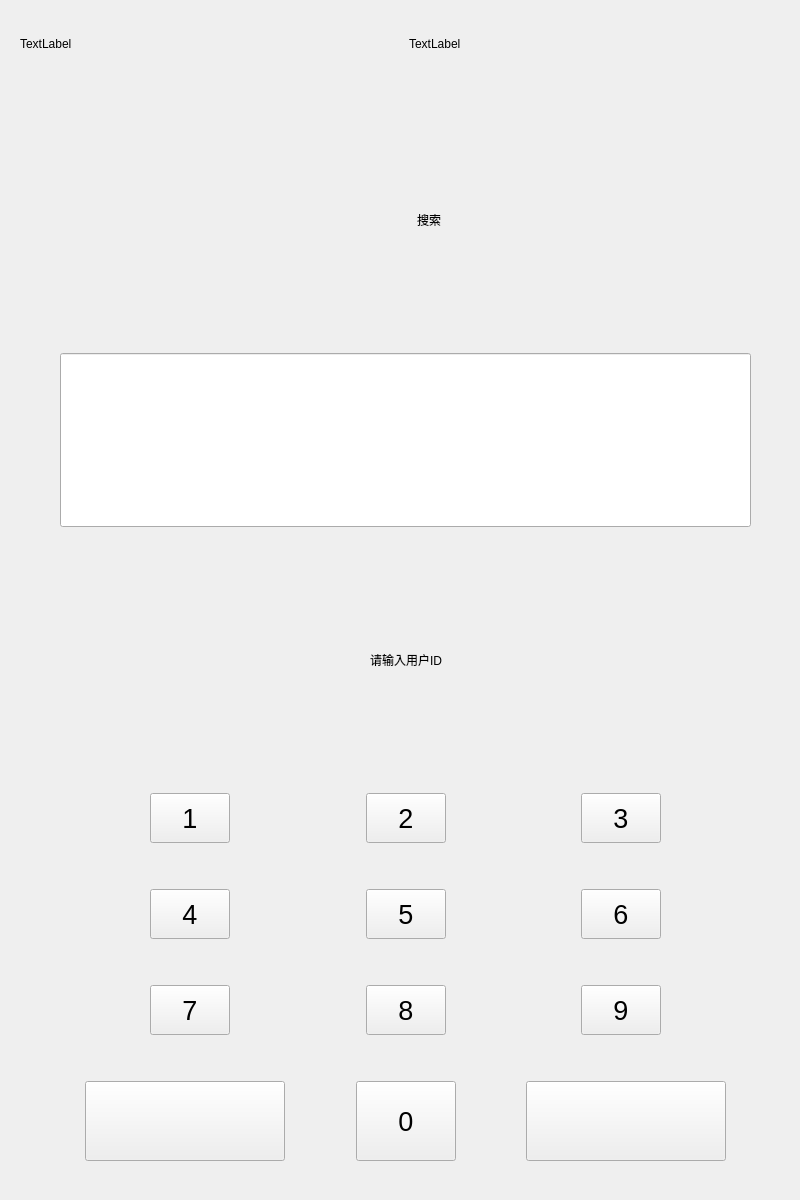
<?xml version="1.0" encoding="UTF-8"?>
<ui version="4.0">
 <class>SearchForm</class>
 <widget class="QWidget" name="SearchForm">
  <property name="geometry">
   <rect>
    <x>0</x>
    <y>0</y>
    <width>800</width>
    <height>1200</height>
   </rect>
  </property>
  <property name="windowTitle">
   <string>Form</string>
  </property>
  <widget class="QWidget" name="layoutWidget">
   <property name="geometry">
    <rect>
     <x>20</x>
     <y>0</y>
     <width>771</width>
     <height>1201</height>
    </rect>
   </property>
   <layout class="QVBoxLayout" name="verticalLayout" stretch="1,0,2,0,2,0,2,0,2,0,2,0,2,0,3,0">
    <item>
     <layout class="QHBoxLayout" name="horizontalLayout">
      <item>
       <widget class="QLabel" name="label_day">
        <property name="text">
         <string>TextLabel</string>
        </property>
       </widget>
      </item>
      <item>
       <spacer name="horizontalSpacer">
        <property name="orientation">
         <enum>Qt::Horizontal</enum>
        </property>
        <property name="sizeHint" stdset="0">
         <size>
          <width>40</width>
          <height>20</height>
         </size>
        </property>
       </spacer>
      </item>
      <item>
       <widget class="QLabel" name="label_time">
        <property name="text">
         <string>TextLabel</string>
        </property>
       </widget>
      </item>
      <item>
       <spacer name="horizontalSpacer_2">
        <property name="orientation">
         <enum>Qt::Horizontal</enum>
        </property>
        <property name="sizeHint" stdset="0">
         <size>
          <width>40</width>
          <height>20</height>
         </size>
        </property>
       </spacer>
      </item>
     </layout>
    </item>
    <item>
     <spacer name="verticalSpacer">
      <property name="orientation">
       <enum>Qt::Vertical</enum>
      </property>
      <property name="sizeHint" stdset="0">
       <size>
        <width>20</width>
        <height>40</height>
       </size>
      </property>
     </spacer>
    </item>
    <item>
     <layout class="QHBoxLayout" name="horizontalLayout_2" stretch="0,0,0,0">
      <item>
       <widget class="QPushButton" name="backButton">
        <property name="sizePolicy">
         <sizepolicy hsizetype="Fixed" vsizetype="Fixed">
          <horstretch>0</horstretch>
          <verstretch>0</verstretch>
         </sizepolicy>
        </property>
        <property name="minimumSize">
         <size>
          <width>40</width>
          <height>40</height>
         </size>
        </property>
        <property name="text">
         <string/>
        </property>
        <property name="icon">
         <iconset resource="plamres.qrc">
          <normaloff>:/new/res/images/back.png</normaloff>:/new/res/images/back.png</iconset>
        </property>
        <property name="iconSize">
         <size>
          <width>40</width>
          <height>40</height>
         </size>
        </property>
        <property name="flat">
         <bool>true</bool>
        </property>
       </widget>
      </item>
      <item>
       <spacer name="horizontalSpacer_3">
        <property name="orientation">
         <enum>Qt::Horizontal</enum>
        </property>
        <property name="sizeHint" stdset="0">
         <size>
          <width>40</width>
          <height>20</height>
         </size>
        </property>
       </spacer>
      </item>
      <item>
       <widget class="QLabel" name="label_title">
        <property name="text">
         <string>搜索</string>
        </property>
       </widget>
      </item>
      <item>
       <spacer name="horizontalSpacer_4">
        <property name="orientation">
         <enum>Qt::Horizontal</enum>
        </property>
        <property name="sizeHint" stdset="0">
         <size>
          <width>40</width>
          <height>20</height>
         </size>
        </property>
       </spacer>
      </item>
     </layout>
    </item>
    <item>
     <spacer name="verticalSpacer_2">
      <property name="orientation">
       <enum>Qt::Vertical</enum>
      </property>
      <property name="sizeHint" stdset="0">
       <size>
        <width>20</width>
        <height>40</height>
       </size>
      </property>
     </spacer>
    </item>
    <item>
     <layout class="QHBoxLayout" name="horizontalLayout_3" stretch="0,5,0">
      <item>
       <spacer name="horizontalSpacer_5">
        <property name="orientation">
         <enum>Qt::Horizontal</enum>
        </property>
        <property name="sizeHint" stdset="0">
         <size>
          <width>40</width>
          <height>20</height>
         </size>
        </property>
       </spacer>
      </item>
      <item>
       <widget class="QLineEdit" name="lineEdit">
        <property name="sizePolicy">
         <sizepolicy hsizetype="Expanding" vsizetype="Expanding">
          <horstretch>0</horstretch>
          <verstretch>0</verstretch>
         </sizepolicy>
        </property>
        <property name="minimumSize">
         <size>
          <width>0</width>
          <height>0</height>
         </size>
        </property>
        <property name="font">
         <font>
          <pointsize>18</pointsize>
         </font>
        </property>
        <property name="readOnly">
         <bool>true</bool>
        </property>
       </widget>
      </item>
      <item>
       <spacer name="horizontalSpacer_6">
        <property name="orientation">
         <enum>Qt::Horizontal</enum>
        </property>
        <property name="sizeHint" stdset="0">
         <size>
          <width>40</width>
          <height>20</height>
         </size>
        </property>
       </spacer>
      </item>
     </layout>
    </item>
    <item>
     <spacer name="verticalSpacer_3">
      <property name="orientation">
       <enum>Qt::Vertical</enum>
      </property>
      <property name="sizeHint" stdset="0">
       <size>
        <width>20</width>
        <height>40</height>
       </size>
      </property>
     </spacer>
    </item>
    <item>
     <layout class="QHBoxLayout" name="horizontalLayout_4">
      <item>
       <spacer name="horizontalSpacer_7">
        <property name="orientation">
         <enum>Qt::Horizontal</enum>
        </property>
        <property name="sizeHint" stdset="0">
         <size>
          <width>40</width>
          <height>20</height>
         </size>
        </property>
       </spacer>
      </item>
      <item>
       <widget class="QLabel" name="label_hint">
        <property name="text">
         <string>请输入用户ID</string>
        </property>
       </widget>
      </item>
      <item>
       <spacer name="horizontalSpacer_8">
        <property name="orientation">
         <enum>Qt::Horizontal</enum>
        </property>
        <property name="sizeHint" stdset="0">
         <size>
          <width>40</width>
          <height>20</height>
         </size>
        </property>
       </spacer>
      </item>
     </layout>
    </item>
    <item>
     <spacer name="verticalSpacer_4">
      <property name="orientation">
       <enum>Qt::Vertical</enum>
      </property>
      <property name="sizeHint" stdset="0">
       <size>
        <width>20</width>
        <height>40</height>
       </size>
      </property>
     </spacer>
    </item>
    <item>
     <layout class="QHBoxLayout" name="horizontalLayout_5">
      <item>
       <spacer name="horizontalSpacer_9">
        <property name="orientation">
         <enum>Qt::Horizontal</enum>
        </property>
        <property name="sizeHint" stdset="0">
         <size>
          <width>40</width>
          <height>20</height>
         </size>
        </property>
       </spacer>
      </item>
      <item>
       <widget class="QPushButton" name="pushButton_1">
        <property name="sizePolicy">
         <sizepolicy hsizetype="Fixed" vsizetype="Fixed">
          <horstretch>0</horstretch>
          <verstretch>0</verstretch>
         </sizepolicy>
        </property>
        <property name="minimumSize">
         <size>
          <width>50</width>
          <height>50</height>
         </size>
        </property>
        <property name="font">
         <font>
          <pointsize>20</pointsize>
         </font>
        </property>
        <property name="text">
         <string>1</string>
        </property>
        <property name="iconSize">
         <size>
          <width>16</width>
          <height>16</height>
         </size>
        </property>
       </widget>
      </item>
      <item>
       <spacer name="horizontalSpacer_10">
        <property name="orientation">
         <enum>Qt::Horizontal</enum>
        </property>
        <property name="sizeHint" stdset="0">
         <size>
          <width>40</width>
          <height>20</height>
         </size>
        </property>
       </spacer>
      </item>
      <item>
       <widget class="QPushButton" name="pushButton_2">
        <property name="sizePolicy">
         <sizepolicy hsizetype="Fixed" vsizetype="Fixed">
          <horstretch>0</horstretch>
          <verstretch>0</verstretch>
         </sizepolicy>
        </property>
        <property name="minimumSize">
         <size>
          <width>50</width>
          <height>50</height>
         </size>
        </property>
        <property name="font">
         <font>
          <pointsize>20</pointsize>
         </font>
        </property>
        <property name="text">
         <string>2</string>
        </property>
       </widget>
      </item>
      <item>
       <spacer name="horizontalSpacer_11">
        <property name="orientation">
         <enum>Qt::Horizontal</enum>
        </property>
        <property name="sizeHint" stdset="0">
         <size>
          <width>40</width>
          <height>20</height>
         </size>
        </property>
       </spacer>
      </item>
      <item>
       <widget class="QPushButton" name="pushButton_3">
        <property name="sizePolicy">
         <sizepolicy hsizetype="Fixed" vsizetype="Fixed">
          <horstretch>0</horstretch>
          <verstretch>0</verstretch>
         </sizepolicy>
        </property>
        <property name="minimumSize">
         <size>
          <width>50</width>
          <height>50</height>
         </size>
        </property>
        <property name="font">
         <font>
          <pointsize>20</pointsize>
         </font>
        </property>
        <property name="text">
         <string>3</string>
        </property>
       </widget>
      </item>
      <item>
       <spacer name="horizontalSpacer_12">
        <property name="orientation">
         <enum>Qt::Horizontal</enum>
        </property>
        <property name="sizeHint" stdset="0">
         <size>
          <width>40</width>
          <height>20</height>
         </size>
        </property>
       </spacer>
      </item>
     </layout>
    </item>
    <item>
     <spacer name="verticalSpacer_5">
      <property name="orientation">
       <enum>Qt::Vertical</enum>
      </property>
      <property name="sizeHint" stdset="0">
       <size>
        <width>20</width>
        <height>40</height>
       </size>
      </property>
     </spacer>
    </item>
    <item>
     <layout class="QHBoxLayout" name="horizontalLayout_6">
      <item>
       <spacer name="horizontalSpacer_13">
        <property name="orientation">
         <enum>Qt::Horizontal</enum>
        </property>
        <property name="sizeHint" stdset="0">
         <size>
          <width>40</width>
          <height>20</height>
         </size>
        </property>
       </spacer>
      </item>
      <item>
       <widget class="QPushButton" name="pushButton_4">
        <property name="sizePolicy">
         <sizepolicy hsizetype="Fixed" vsizetype="Fixed">
          <horstretch>0</horstretch>
          <verstretch>0</verstretch>
         </sizepolicy>
        </property>
        <property name="minimumSize">
         <size>
          <width>50</width>
          <height>50</height>
         </size>
        </property>
        <property name="font">
         <font>
          <pointsize>20</pointsize>
         </font>
        </property>
        <property name="text">
         <string>4</string>
        </property>
       </widget>
      </item>
      <item>
       <spacer name="horizontalSpacer_14">
        <property name="orientation">
         <enum>Qt::Horizontal</enum>
        </property>
        <property name="sizeHint" stdset="0">
         <size>
          <width>40</width>
          <height>20</height>
         </size>
        </property>
       </spacer>
      </item>
      <item>
       <widget class="QPushButton" name="pushButton_5">
        <property name="sizePolicy">
         <sizepolicy hsizetype="Fixed" vsizetype="Fixed">
          <horstretch>0</horstretch>
          <verstretch>0</verstretch>
         </sizepolicy>
        </property>
        <property name="minimumSize">
         <size>
          <width>50</width>
          <height>50</height>
         </size>
        </property>
        <property name="font">
         <font>
          <pointsize>20</pointsize>
         </font>
        </property>
        <property name="text">
         <string>5</string>
        </property>
       </widget>
      </item>
      <item>
       <spacer name="horizontalSpacer_15">
        <property name="orientation">
         <enum>Qt::Horizontal</enum>
        </property>
        <property name="sizeHint" stdset="0">
         <size>
          <width>40</width>
          <height>20</height>
         </size>
        </property>
       </spacer>
      </item>
      <item>
       <widget class="QPushButton" name="pushButton_6">
        <property name="sizePolicy">
         <sizepolicy hsizetype="Fixed" vsizetype="Fixed">
          <horstretch>0</horstretch>
          <verstretch>0</verstretch>
         </sizepolicy>
        </property>
        <property name="minimumSize">
         <size>
          <width>50</width>
          <height>50</height>
         </size>
        </property>
        <property name="font">
         <font>
          <pointsize>20</pointsize>
         </font>
        </property>
        <property name="text">
         <string>6</string>
        </property>
       </widget>
      </item>
      <item>
       <spacer name="horizontalSpacer_16">
        <property name="orientation">
         <enum>Qt::Horizontal</enum>
        </property>
        <property name="sizeHint" stdset="0">
         <size>
          <width>40</width>
          <height>20</height>
         </size>
        </property>
       </spacer>
      </item>
     </layout>
    </item>
    <item>
     <spacer name="verticalSpacer_6">
      <property name="orientation">
       <enum>Qt::Vertical</enum>
      </property>
      <property name="sizeHint" stdset="0">
       <size>
        <width>20</width>
        <height>40</height>
       </size>
      </property>
     </spacer>
    </item>
    <item>
     <layout class="QHBoxLayout" name="horizontalLayout_7">
      <item>
       <spacer name="horizontalSpacer_17">
        <property name="orientation">
         <enum>Qt::Horizontal</enum>
        </property>
        <property name="sizeHint" stdset="0">
         <size>
          <width>40</width>
          <height>20</height>
         </size>
        </property>
       </spacer>
      </item>
      <item>
       <widget class="QPushButton" name="pushButton_7">
        <property name="sizePolicy">
         <sizepolicy hsizetype="Fixed" vsizetype="Fixed">
          <horstretch>0</horstretch>
          <verstretch>0</verstretch>
         </sizepolicy>
        </property>
        <property name="minimumSize">
         <size>
          <width>50</width>
          <height>50</height>
         </size>
        </property>
        <property name="font">
         <font>
          <pointsize>20</pointsize>
         </font>
        </property>
        <property name="text">
         <string>7</string>
        </property>
       </widget>
      </item>
      <item>
       <spacer name="horizontalSpacer_18">
        <property name="orientation">
         <enum>Qt::Horizontal</enum>
        </property>
        <property name="sizeHint" stdset="0">
         <size>
          <width>40</width>
          <height>20</height>
         </size>
        </property>
       </spacer>
      </item>
      <item>
       <widget class="QPushButton" name="pushButton_8">
        <property name="sizePolicy">
         <sizepolicy hsizetype="Fixed" vsizetype="Fixed">
          <horstretch>0</horstretch>
          <verstretch>0</verstretch>
         </sizepolicy>
        </property>
        <property name="minimumSize">
         <size>
          <width>50</width>
          <height>50</height>
         </size>
        </property>
        <property name="font">
         <font>
          <pointsize>20</pointsize>
         </font>
        </property>
        <property name="text">
         <string>8</string>
        </property>
       </widget>
      </item>
      <item>
       <spacer name="horizontalSpacer_19">
        <property name="orientation">
         <enum>Qt::Horizontal</enum>
        </property>
        <property name="sizeHint" stdset="0">
         <size>
          <width>40</width>
          <height>20</height>
         </size>
        </property>
       </spacer>
      </item>
      <item>
       <widget class="QPushButton" name="pushButton_9">
        <property name="sizePolicy">
         <sizepolicy hsizetype="Fixed" vsizetype="Fixed">
          <horstretch>0</horstretch>
          <verstretch>0</verstretch>
         </sizepolicy>
        </property>
        <property name="minimumSize">
         <size>
          <width>50</width>
          <height>50</height>
         </size>
        </property>
        <property name="font">
         <font>
          <pointsize>20</pointsize>
         </font>
        </property>
        <property name="text">
         <string>9</string>
        </property>
       </widget>
      </item>
      <item>
       <spacer name="horizontalSpacer_20">
        <property name="orientation">
         <enum>Qt::Horizontal</enum>
        </property>
        <property name="sizeHint" stdset="0">
         <size>
          <width>40</width>
          <height>20</height>
         </size>
        </property>
       </spacer>
      </item>
     </layout>
    </item>
    <item>
     <spacer name="verticalSpacer_7">
      <property name="orientation">
       <enum>Qt::Vertical</enum>
      </property>
      <property name="sizeHint" stdset="0">
       <size>
        <width>20</width>
        <height>40</height>
       </size>
      </property>
     </spacer>
    </item>
    <item>
     <layout class="QHBoxLayout" name="horizontalLayout_8">
      <item>
       <spacer name="horizontalSpacer_21">
        <property name="orientation">
         <enum>Qt::Horizontal</enum>
        </property>
        <property name="sizeHint" stdset="0">
         <size>
          <width>40</width>
          <height>20</height>
         </size>
        </property>
       </spacer>
      </item>
      <item>
       <widget class="QPushButton" name="pushButton_10">
        <property name="sizePolicy">
         <sizepolicy hsizetype="Fixed" vsizetype="Fixed">
          <horstretch>0</horstretch>
          <verstretch>0</verstretch>
         </sizepolicy>
        </property>
        <property name="minimumSize">
         <size>
          <width>200</width>
          <height>80</height>
         </size>
        </property>
        <property name="text">
         <string/>
        </property>
        <property name="icon">
         <iconset resource="plamres.qrc">
          <normaloff>:/new/res/images/error.png</normaloff>:/new/res/images/error.png</iconset>
        </property>
        <property name="iconSize">
         <size>
          <width>50</width>
          <height>50</height>
         </size>
        </property>
       </widget>
      </item>
      <item>
       <spacer name="horizontalSpacer_22">
        <property name="orientation">
         <enum>Qt::Horizontal</enum>
        </property>
        <property name="sizeHint" stdset="0">
         <size>
          <width>40</width>
          <height>20</height>
         </size>
        </property>
       </spacer>
      </item>
      <item>
       <widget class="QPushButton" name="pushButton_11">
        <property name="sizePolicy">
         <sizepolicy hsizetype="Fixed" vsizetype="Fixed">
          <horstretch>0</horstretch>
          <verstretch>0</verstretch>
         </sizepolicy>
        </property>
        <property name="minimumSize">
         <size>
          <width>100</width>
          <height>80</height>
         </size>
        </property>
        <property name="font">
         <font>
          <pointsize>20</pointsize>
         </font>
        </property>
        <property name="text">
         <string>0</string>
        </property>
       </widget>
      </item>
      <item>
       <spacer name="horizontalSpacer_23">
        <property name="orientation">
         <enum>Qt::Horizontal</enum>
        </property>
        <property name="sizeHint" stdset="0">
         <size>
          <width>40</width>
          <height>20</height>
         </size>
        </property>
       </spacer>
      </item>
      <item>
       <widget class="QPushButton" name="pushButton_12">
        <property name="sizePolicy">
         <sizepolicy hsizetype="Fixed" vsizetype="Fixed">
          <horstretch>0</horstretch>
          <verstretch>0</verstretch>
         </sizepolicy>
        </property>
        <property name="minimumSize">
         <size>
          <width>200</width>
          <height>80</height>
         </size>
        </property>
        <property name="text">
         <string/>
        </property>
        <property name="icon">
         <iconset resource="plamres.qrc">
          <normaloff>:/new/res/images/right.png</normaloff>:/new/res/images/right.png</iconset>
        </property>
        <property name="iconSize">
         <size>
          <width>50</width>
          <height>50</height>
         </size>
        </property>
       </widget>
      </item>
      <item>
       <spacer name="horizontalSpacer_24">
        <property name="orientation">
         <enum>Qt::Horizontal</enum>
        </property>
        <property name="sizeHint" stdset="0">
         <size>
          <width>40</width>
          <height>20</height>
         </size>
        </property>
       </spacer>
      </item>
     </layout>
    </item>
    <item>
     <spacer name="verticalSpacer_8">
      <property name="orientation">
       <enum>Qt::Vertical</enum>
      </property>
      <property name="sizeHint" stdset="0">
       <size>
        <width>20</width>
        <height>40</height>
       </size>
      </property>
     </spacer>
    </item>
   </layout>
  </widget>
 </widget>
 <resources>
  <include location="plamres.qrc"/>
 </resources>
 <connections/>
</ui>
